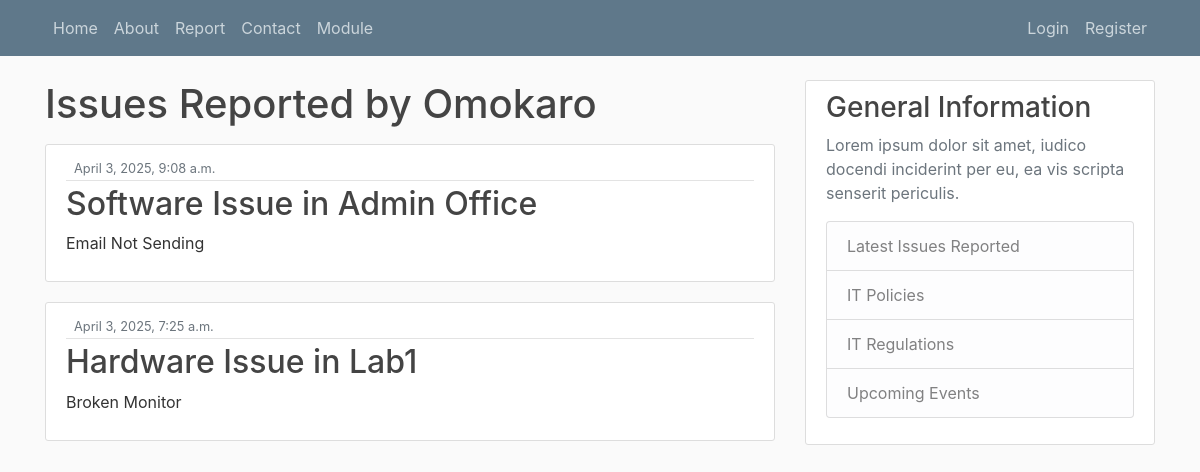
/issue/Omokaro, run on an earlier commit of the app's database.
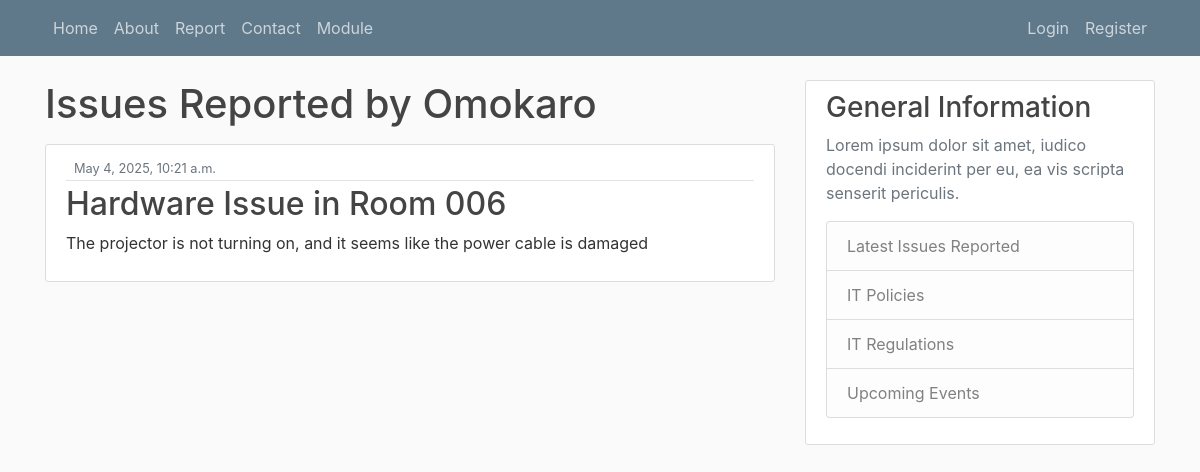
And on a later commit of the database.
### itreporting/models.py (models this page shows, shortened)
class Issue(models.Model):
    type = models.CharField(max_length=100, choices = [('Hardware', 'Hardware'), ('Software', 'Software')])
    room = models.CharField(max_length=100)
    urgent = models.BooleanField(default = False)
    details = models.TextField()
    date_submitted = models.DateTimeField(default=timezone.now)
    description = models.TextField()
    author = models.ForeignKey(User, related_name = 'issues', on_delete=models.CASCADE)
    def __str__(self):
        return f'{self.type} Issue in {self.room}'

### itreporting/views.py (the view)
# urls.py: path('issue/<str:username>', UserPostListView.as_view(), name = 'user-issues'),
class UserPostListView(ListView):
    model = Issue
    template_name = 'itreporting/user_issues.html'
    context_object_name = 'issues'
    paginate_by = 5
    def get_queryset(self):
        user=get_object_or_404(User, username=self.kwargs.get('username'))
        return Issue.objects.filter(author=user).order_by('-date_submitted')

### itreporting/templates/itreporting/user_issues.html (shortened to what this page needs)
{% extends "itreporting/base.html" %}
{% block content %}
    <h1 class="mb-3"> Issues Reported by {{ view.kwargs.username }} {% if is_paginated %} (page {{page_obj.number}} of {{page_obj.paginator.num_pages}}){% endif %}</h1>
    {% for issue in issues %}
        <article class="media content-section">
            <div class="media-body">
                <div class="article-metadata">
                    <small class="text-muted">{{ issue.date_submitted }}</small>
                </div>
                <h2><a class="article-title" href="{% url 'itreporting:issue-detail' issue.id %}">{{ issue }}</a></h2>
                <p class="article-content">{{ issue.details }}</p>
            </div>
        </article>
    {% endfor %}
{% endblock %}

What changed in the data, as far as the page shows it:
removed Issue: date_submitted "April 3, 2025, 9:08 a.m.", type+room "Software Issue in Admin Office", details "Email Not Sending"
no longer on this page (row edited): Issue: date_submitted "April 3, 2025, 7:25 a.m.", type+room "Hardware Issue in Lab1", details "Broken Monitor"
now on this page (row edited): Issue: date_submitted "May 4, 2025, 10:21 a.m.", type+room "Hardware Issue in Room 006", details "The projector is not turning on, and it seems like the power cable is damaged"
